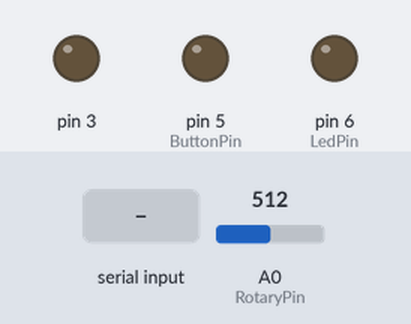
Recording of a sketch running on a simulated Arduino Uno, built with avr-gcc and run on an emulated ATmega328P. Parts: output pins drawn as LEDs (lit = HIGH). The inputs (shaded band) are chosen by the test bench; at power-on: A0 (RotaryPin) = 512. What the sketch prints to the serial monitor is not drawn.

Above: at 1.2 s.
1.3 s: "H" received over Serial
At 2.1 s:
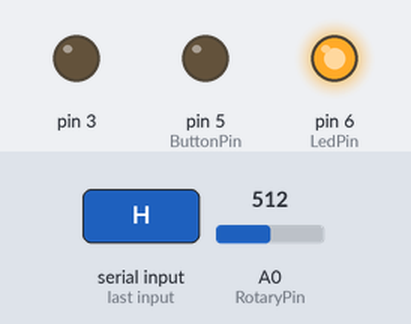
2.8 s: "L" received over Serial
At 3.1 s:
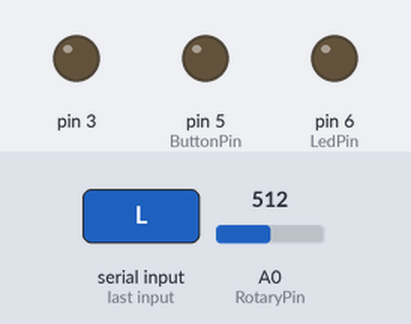
Timing chart, 0 to 5.8 s (numbered marks = the images above; inputs shaded):
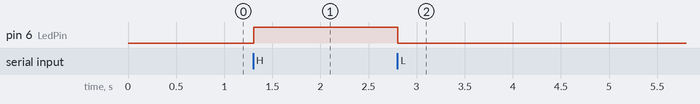

Measured:
- after the input at 1.3 s, pin 6 (LedPin): LOW → HIGH at once
- after the input at 2.8 s, pin 6 (LedPin): HIGH → LOW at once

The sketch:

Digital_Fidgeter.ino
```cpp
const int TouchPin = 2;
const int LedPin = 6;
const int ButtonPin = 5;
const int RotaryPin = A0;
int incomingByte;

int ADC_REF = 5;
int GROVE_VCV = 5;
int FULL_ANGLE = 300;


void setup()
{
  Serial.begin(9600);
  pinMode(6, OUTPUT);
  pinMode(2, INPUT);
  pinMode(5, OUTPUT);
  pinMode(3, OUTPUT);
}

void loop()
{
  if (Serial.available() > 0) {
    incomingByte = Serial.read();
  }

  //LED Pin
  if (incomingByte == 'H') {
    digitalWrite(6, HIGH);
  }
  if (incomingByte == 'L') {
    digitalWrite(6, LOW);
  }

  //Touch Pin
  /* if(digitalRead(TouchPin) == 1){
    }
    else{
     Serial.write("not touched");
    }*/

  //Button Pin
  /* if(digitalRead(ButtonPin) == 1 ){
     Serial.write(1);
    }*/

  //Rotary Pin
  float voltage;
  int rotary_value = analogRead(RotaryPin);
  voltage = (float)rotary_value*ADC_REF/1023;
  float degrees = (voltage*FULL_ANGLE)/GROVE_VCV;
  Serial.println(degrees);

}
```
